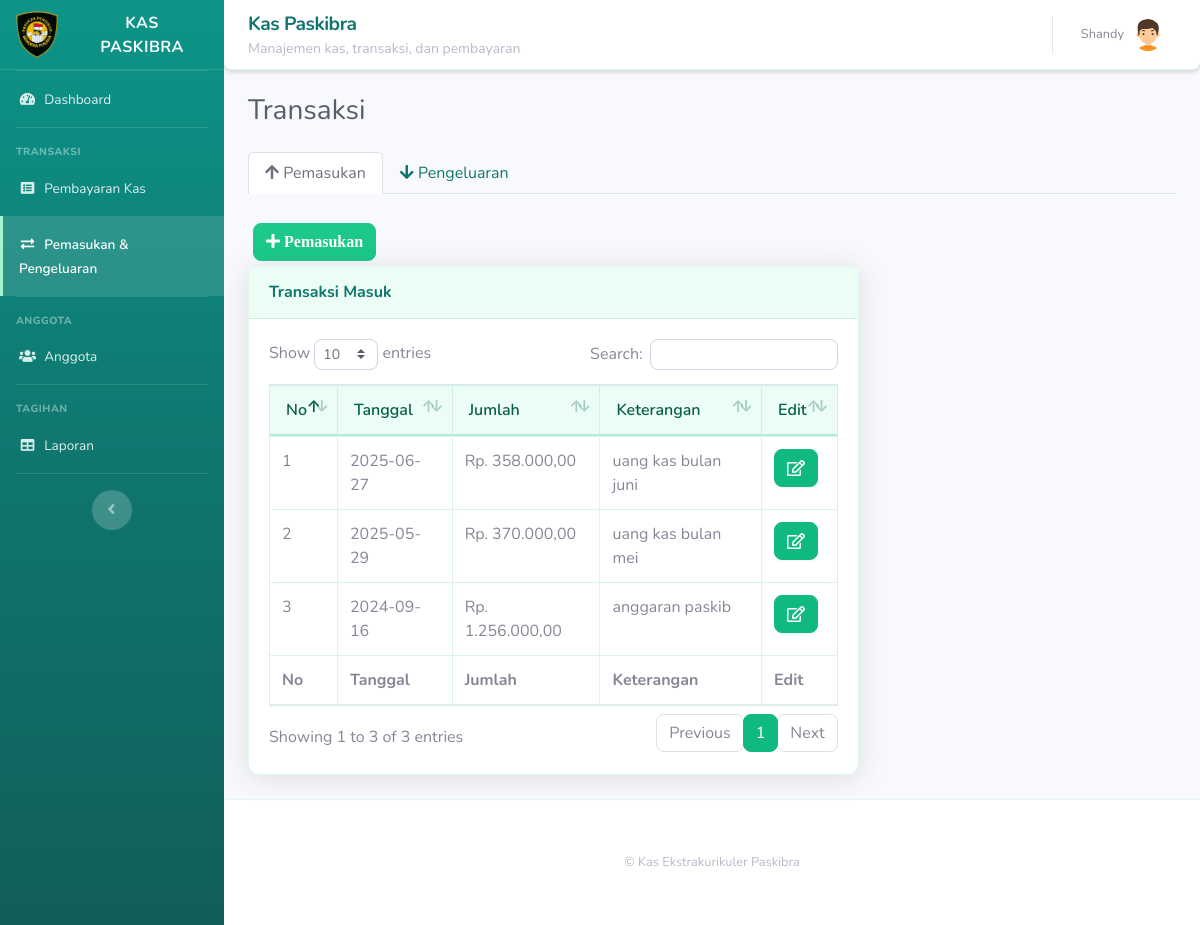
/transaksi.php (signed in), run on an earlier commit of the app's database.
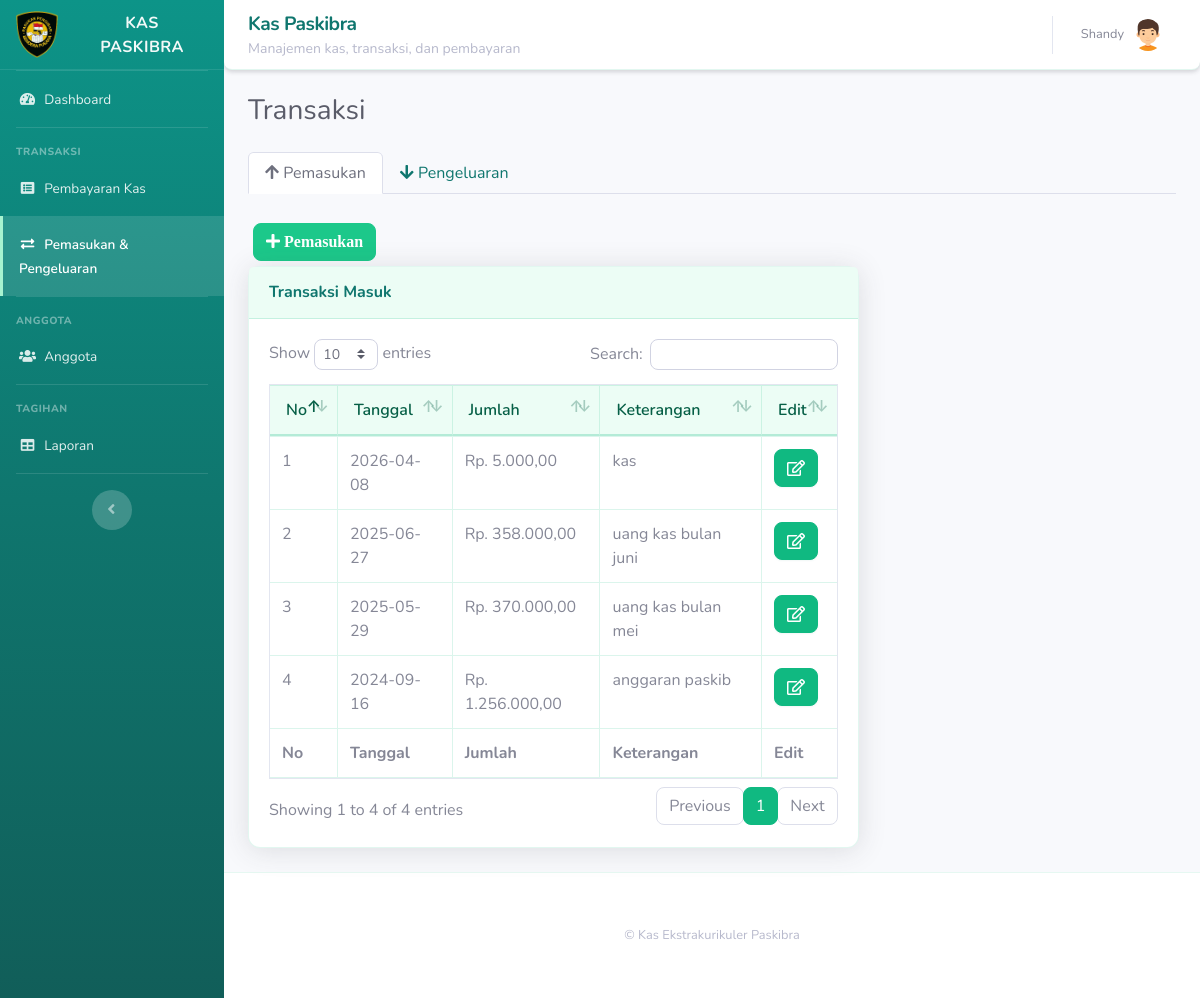
And on a later commit of the database.
### tables this page shows
CREATE TABLE `pemasukan` (
  `id_pemasukan` int(11) NOT NULL,
  `tgl_pemasukan` date NOT NULL,
  `jumlah` int(11) NOT NULL,
  `keterangan` varchar(100) NOT NULL,
  `id_sumber` int(11) DEFAULT NULL
);

### transaksi.php (the view, shortened to what this page needs)
<!DOCTYPE html>
<html lang="en">
<head>
  <link href="vendor/fontawesome-free/css/all.min.css" rel="stylesheet" type="text/css">
  <link href="css/sb-admin-2.min.css" rel="stylesheet">
  <link href="css/paskibra-theme.css" rel="stylesheet">
  <link href="vendor/datatables/dataTables.bootstrap4.min.css" rel="stylesheet">
  <script src="https://cdn.jsdelivr.net/npm/@tailwindcss/browser@4"></script>
</head>
<body id="page-top">
<?php
require 'koneksi.php';
require 'sidebar.php';
?>
  <div id="content">
<?php require 'navbar.php'; ?>
    <div class="container-fluid">
      <div class="d-sm-flex align-items-center justify-content-between mb-4">
        <h1 class="h3 mb-0 text-gray-800">Transaksi</h1>
      </div>
      <ul class="nav nav-tabs mb-4" id="transaksiTab" role="tablist">
        <li class="nav-item">
          <a class="nav-link active" id="pendapatan-tab" data-toggle="tab" href="#tab-pendapatan" role="tab" aria-controls="tab-pendapatan" aria-selected="true">
            <i class="fas fa-arrow-up"></i> Pemasukan
          </a>
        </li>
        <li class="nav-item">
          <a class="nav-link" id="pengeluaran-tab" data-toggle="tab" href="#tab-pengeluaran" role="tab" aria-controls="tab-pengeluaran" aria-selected="false">
            <i class="fas fa-arrow-down"></i> Pengeluaran
          </a>
        </li>
      </ul>
      <div class="tab-content" id="transaksiTabContent">
        <div class="tab-pane fade show active" id="tab-pendapatan" role="tabpanel" aria-labelledby="pendapatan-tab">
          <div class="row">
            <div class="col-xl-8 col-lg-12">
              <button type="button" class="btn btn-success" style="margin:5px" data-toggle="modal" data-target="#myModalTambahPemasukan">
                <i class="fa fa-plus"> Pemasukan</i>
              </button><br>
              <div class="card shadow mb-4">
                <div class="card-header py-3">
                  <h6 class="m-0 font-weight-bold text-primary">Transaksi Masuk</h6>
                </div>
                <div class="card-body">
                  <div class="table-responsive">
                    <table class="table table-bordered" id="dataTable" width="100%" cellspacing="0">
                      <thead>
                        <tr>
                          <th>No</th>
                          <th>Tanggal</th>
                          <th>Jumlah</th>
                          <th>Keterangan</th>
                          <th>Edit</th>
                        </tr>
                      </thead>
                      <tfoot>
                        <tr>
                          <th>No</th>
                          <th>Tanggal</th>
                          <th>Jumlah</th>
                          <th>Keterangan</th>
                          <th>Edit</th>
                        </tr>
                      </tfoot>
                      <tbody>
<?php
$query = mysqli_query($koneksi, 'SELECT * FROM pemasukan ORDER BY tgl_pemasukan DESC, id_pemasukan DESC');
$no = 1;
while ($data = mysqli_fetch_assoc($query)) {
    ?>
                        <tr>
                          <td><?php echo $no++; ?></td>
                          <td><?php echo $data['tgl_pemasukan']; ?></td>
                          <td>Rp. <?php echo number_format($data['jumlah'], 2, ',', '.'); ?></td>
                          <td><?php echo htmlspecialchars($data['keterangan'], ENT_QUOTES, 'UTF-8'); ?></td>
                          <td>
                            <a href="#" type="button" class="fa fa-edit btn btn-primary btn-md" data-toggle="modal" data-target="#modalPemasukan<?php echo $data['id_pemasukan']; ?>"></a>
                          </td>
                        </tr>
<?php
}
?>
                      </tbody>
                    </table>
                  </div>
                </div>
              </div>
            </div>
          </div>
        </div>
      </div>
    </div>
  </div>
<?php require 'footer.php'; ?>
    </div>
  </div>
</body>
</html>

What changed in the data, as far as the page shows it:
added pemasukan: tgl_pemasukan "2026-04-08", jumlah "5.000,00", keterangan "kas"
Also different on the page:
text written by a page script: "Show entries Search: Showing 1 to 3 of 3 entries Previous 1 Next" → "Show entries Search: Showing 1 to 4 of 4 entries Previous 1 Next"
